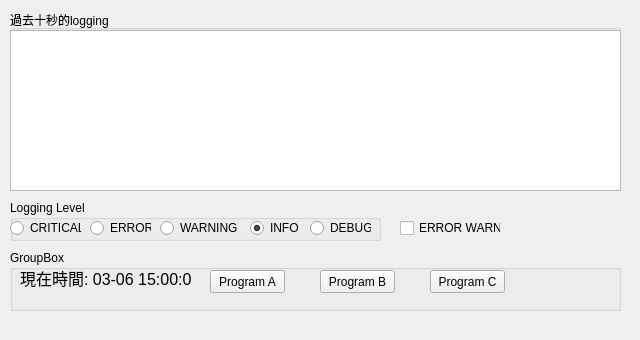
<?xml version="1.0" encoding="UTF-8"?>
<ui version="4.0">
 <class>MainWindow</class>
 <widget class="QMainWindow" name="MainWindow">
  <property name="geometry">
   <rect>
    <x>0</x>
    <y>0</y>
    <width>640</width>
    <height>340</height>
   </rect>
  </property>
  <property name="minimumSize">
   <size>
    <width>640</width>
    <height>340</height>
   </size>
  </property>
  <property name="windowTitle">
   <string>qt_work</string>
  </property>
  <widget class="QWidget" name="centralwidget">
   <widget class="QGroupBox" name="groupBox">
    <property name="geometry">
     <rect>
      <x>10</x>
      <y>250</y>
      <width>611</width>
      <height>61</height>
     </rect>
    </property>
    <property name="title">
     <string>GroupBox</string>
    </property>
    <widget class="QLabel" name="localTime">
     <property name="geometry">
      <rect>
       <x>10</x>
       <y>20</y>
       <width>171</width>
       <height>20</height>
      </rect>
     </property>
     <property name="minimumSize">
      <size>
       <width>0</width>
       <height>20</height>
      </size>
     </property>
     <property name="font">
      <font>
       <pointsize>12</pointsize>
      </font>
     </property>
     <property name="text">
      <string>現在時間: 03-06 15:00:00</string>
     </property>
     <property name="alignment">
      <set>Qt::AlignBottom|Qt::AlignLeading|Qt::AlignLeft</set>
     </property>
    </widget>
    <widget class="QPushButton" name="PA">
     <property name="geometry">
      <rect>
       <x>200</x>
       <y>20</y>
       <width>75</width>
       <height>23</height>
      </rect>
     </property>
     <property name="text">
      <string>Program A</string>
     </property>
    </widget>
    <widget class="QPushButton" name="PB">
     <property name="geometry">
      <rect>
       <x>310</x>
       <y>20</y>
       <width>75</width>
       <height>23</height>
      </rect>
     </property>
     <property name="text">
      <string>Program B</string>
     </property>
    </widget>
    <widget class="QPushButton" name="PC">
     <property name="geometry">
      <rect>
       <x>420</x>
       <y>20</y>
       <width>75</width>
       <height>23</height>
      </rect>
     </property>
     <property name="text">
      <string>Program C</string>
     </property>
    </widget>
   </widget>
   <widget class="QGroupBox" name="groupBox_2">
    <property name="geometry">
     <rect>
      <x>10</x>
      <y>10</y>
      <width>611</width>
      <height>181</height>
     </rect>
    </property>
    <property name="title">
     <string>過去十秒的logging</string>
    </property>
    <widget class="QListWidget" name="loglist">
     <property name="geometry">
      <rect>
       <x>0</x>
       <y>20</y>
       <width>611</width>
       <height>161</height>
      </rect>
     </property>
    </widget>
   </widget>
   <widget class="QGroupBox" name="groupBox_3">
    <property name="geometry">
     <rect>
      <x>10</x>
      <y>200</y>
      <width>371</width>
      <height>41</height>
     </rect>
    </property>
    <property name="title">
     <string>Logging Level</string>
    </property>
    <widget class="QRadioButton" name="ERROR">
     <property name="geometry">
      <rect>
       <x>80</x>
       <y>20</y>
       <width>61</width>
       <height>16</height>
      </rect>
     </property>
     <property name="text">
      <string>ERROR</string>
     </property>
    </widget>
    <widget class="QRadioButton" name="CRITICAL">
     <property name="geometry">
      <rect>
       <x>0</x>
       <y>20</y>
       <width>71</width>
       <height>16</height>
      </rect>
     </property>
     <property name="text">
      <string>CRITICAL</string>
     </property>
    </widget>
    <widget class="QRadioButton" name="INFO">
     <property name="geometry">
      <rect>
       <x>240</x>
       <y>20</y>
       <width>51</width>
       <height>16</height>
      </rect>
     </property>
     <property name="text">
      <string>INFO</string>
     </property>
     <property name="checked">
      <bool>true</bool>
     </property>
    </widget>
    <widget class="QRadioButton" name="DEBUG">
     <property name="geometry">
      <rect>
       <x>300</x>
       <y>20</y>
       <width>61</width>
       <height>16</height>
      </rect>
     </property>
     <property name="text">
      <string>DEBUG</string>
     </property>
    </widget>
    <widget class="QRadioButton" name="WARNING">
     <property name="geometry">
      <rect>
       <x>150</x>
       <y>20</y>
       <width>81</width>
       <height>16</height>
      </rect>
     </property>
     <property name="text">
      <string>WARNING</string>
     </property>
    </widget>
   </widget>
   <widget class="QCheckBox" name="ERRORWARN">
    <property name="geometry">
     <rect>
      <x>400</x>
      <y>220</y>
      <width>101</width>
      <height>16</height>
     </rect>
    </property>
    <property name="text">
     <string>ERROR WARN</string>
    </property>
   </widget>
  </widget>
  <widget class="QMenuBar" name="menubar">
   <property name="geometry">
    <rect>
     <x>0</x>
     <y>0</y>
     <width>640</width>
     <height>21</height>
    </rect>
   </property>
  </widget>
 </widget>
 <resources/>
 <connections/>
</ui>
